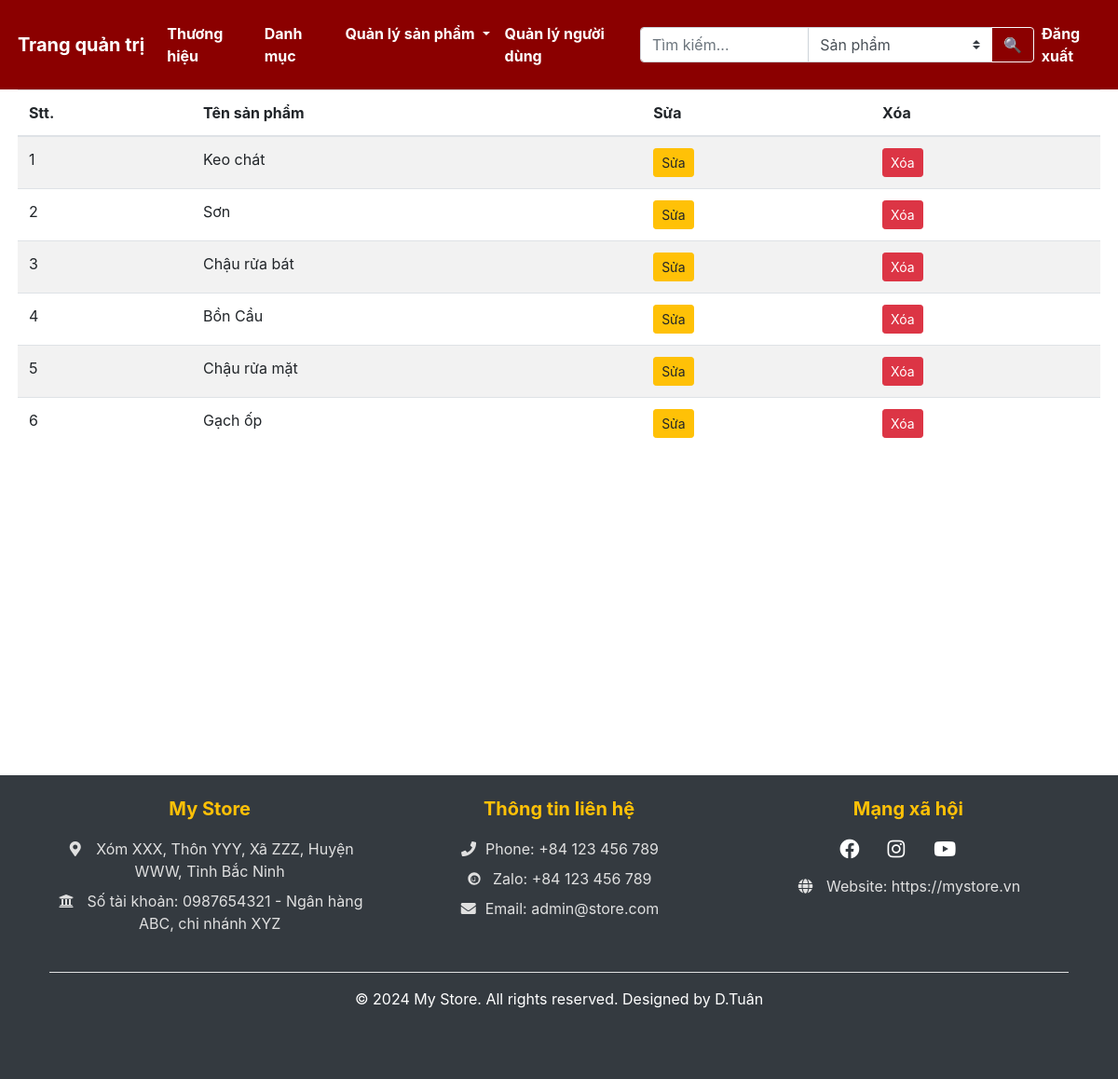
The app's page /admin/categories (signed in) with its own data.
### shop/products/models.py (models this page shows)
class Category(db.Model):
    id = db.Column(db.Integer, primary_key=True)
    name = db.Column(db.String(64), nullable=False, unique=True)

### shop/admin/routes.py (the view)
@app.route('/admin/categories')
@admin_required
def admin_categories():
    if "email" not in session:
        flash(f"Vui lòng đăng nhập!", "danger")
        return redirect(url_for("admin_login"))
    categories = Category.query.order_by(Category.id.desc()).all()
    return render_template('products/categories.html', title="Categories Page", categories=categories)

### shop/admin/utils.py (called while the page is built)
def admin_required(f):
    @wraps(f)
    def decorated_function(*args, **kwargs):
        if 'email' not in session or 'admin' not in session:
            flash('Vui lòng đăng nhập tại đây!', 'danger')
            return redirect(url_for('admin_login'))
        return f(*args, **kwargs)
    return decorated_function

### shop/customers/models.py (called while the page is built)
@login_manager.user_loader
def user_loader(user_id):
    return RegisterModel.query.get(user_id)

### shop/templates/products/categories.html (shortened to what this page needs)
{% extends 'layout.html' %}
{% block body_block %}
<div class="container mt-5" style="padding-left: 0.5cm !important; padding-right: 0.5cm !important;">
    <table class="table table-lg table-condensed table-striped table-hover">
        <thead>
            <th>Stt.</th>
            <th>Tên sản phẩm</th>
            <th>Sửa</th>
            <th>Xóa</th>
        </thead>
        <tbody>
            {% if categories %}
            {% for category in categories %}
            <tr>
                <td>{{loop.index}}</td>
                <td>{{category.name}}</td>
                <td><a href="{{url_for('admin_updatecategory', id=category.id)}}"
                        class="float-left btn btn-sm btn-warning"> Sửa</a></td>
                <td>
                    <button type="button" class="float-left btn btn-sm btn-danger btn-sm" data-toggle="modal"
                        data-target="#staticBackdrop-{{category.id}}">
                        Xóa
                    </button>
                </td>
            </tr>
            {% endfor %}
            {% endif %}
        </tbody>
    </table>
</div>{% endblock body_block %}

### shop/templates/layout.html (style rules this page uses)
.container, .container-fluid { max-width: 100% !important; padding: 0 !important; margin: 0 !important; }
body { margin: 0; padding: 0; width: 100%; }

### records on screen
Category: name "Keo chát"
Category: name "Sơn"
Category: name "Chậu rửa bát"
Category: name "Bồn Cầu"
Category: name "Chậu rửa mặt"
Category: name "Gạch ốp"
